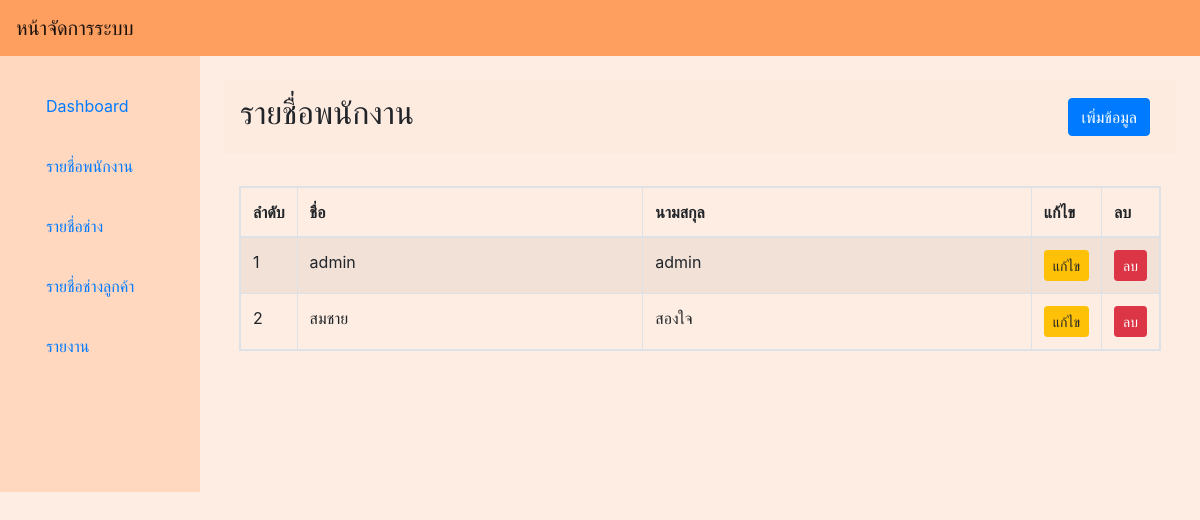
Screenshot of /font_end/list_ad.php with the database file from the repository.
### tables this page shows
CREATE TABLE `admin_table` (
  `ad_id` int(11) NOT NULL,
  `ad_name` varchar(50) DEFAULT NULL,
  `ad_lastname` varchar(50) DEFAULT NULL,
  `ad_email` varchar(100) DEFAULT NULL,
  `ad_password` varchar(20) DEFAULT NULL
);

### font_end/list_ad.php (the view, shortened to what this page needs)
<br>
<nav class="navbar navbar-expand-lg navbar-light" style="background-color: #fe9f6005">
<h2> รายชื่อพนักงาน</h2>
        <div class="collapse navbar-collapse" id="navbarNav">
            <ul class="navbar-nav ml-auto">
                <li class="nav-item">
                    <button type="button" class="btn btn-primary" data-toggle="modal" data-target="#addUserModal">
                        เพิ่มข้อมูล
                    </button>
                </li>
            </ul>
        </div>
    </nav>
<div class="container">
    <div class="row">
        <div class="col-md-12"> <br>
            <table class="table table-striped table-hover table-responsive table-bordered">
                <thead>
                    <tr>
                        <th width="5%">ลำดับ</th>
                        <th width="40%">ชื่อ</th>
                        <th width="45%">นามสกุล</th>
                        <th width="5%">แก้ไข</th>
                        <th width="5%">ลบ</th>
                    </tr>
                </thead>
                <tbody>
                    <?php
                    require_once '../config.php';
                    $stmt = $conn->prepare("SELECT * FROM admin_table");
                    $stmt->execute();
                    $resultSet = $stmt->get_result();
                    $data = $resultSet->fetch_all(MYSQLI_ASSOC);
                    foreach ($data as $k) {
                    ?>
                        <tr>
                            <td><?= $k['ad_id']; ?></td>
                            <td><?= $k['ad_name']; ?></td>
                            <td><?= $k['ad_lastname']; ?></td>
                            <td><a href="ad_formEdit.php?id=<?= $k['ad_id']; ?>" class="btn btn-warning btn-sm">แก้ไข</a></td>
                            <td><button type="button" onclick="confirmDeletion('<?= $k['ad_id'] ?>')" class="btn btn-danger btn-circle btn-sm">ลบ</>
                        </tr>
                    <?php
                    }
                    ?>
                </tbody>
            </table>
        </div>
    </div>
</div>
<?php
include '../template/master.php';
?>

### template/master.php (style rules this page uses)
body { display: flex; min-height: 100vh; flex-direction: column; background-color: #fe9f602e; margin: 0; }
.nav-item { padding: 10px; }

### rows the page displays
admin_table: ad_id "1", ad_name "admin", ad_lastname "admin"
admin_table: ad_id "2", ad_name "สมชาย", ad_lastname "สองใจ"
